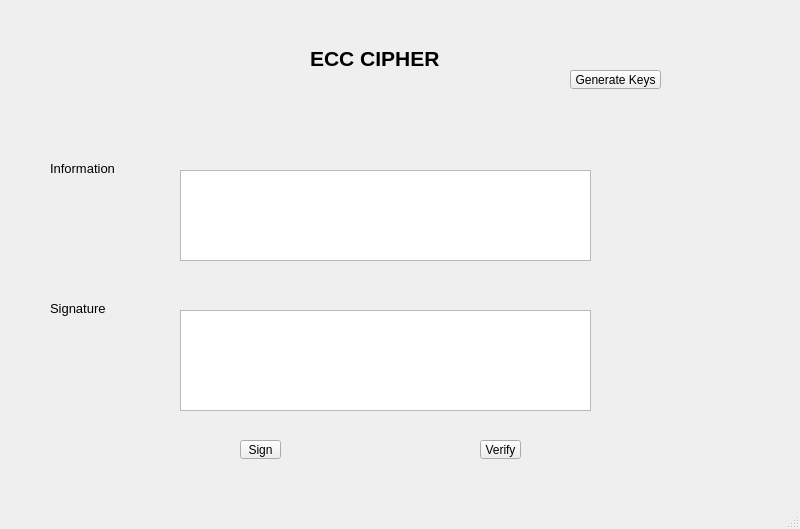
<?xml version="1.0" encoding="UTF-8"?>
<ui version="4.0">
 <class>MainWindow</class>
 <widget class="QMainWindow" name="MainWindow">
  <property name="geometry">
   <rect>
    <x>0</x>
    <y>0</y>
    <width>800</width>
    <height>529</height>
   </rect>
  </property>
  <property name="windowTitle">
   <string>MainWindow</string>
  </property>
  <widget class="QWidget" name="centralwidget">
   <widget class="QLabel" name="label">
    <property name="geometry">
     <rect>
      <x>310</x>
      <y>50</y>
      <width>171</width>
      <height>16</height>
     </rect>
    </property>
    <property name="font">
     <font>
      <pointsize>16</pointsize>
      <weight>75</weight>
      <bold>true</bold>
     </font>
    </property>
    <property name="text">
     <string>ECC CIPHER</string>
    </property>
   </widget>
   <widget class="QLabel" name="label_2">
    <property name="geometry">
     <rect>
      <x>50</x>
      <y>160</y>
      <width>71</width>
      <height>16</height>
     </rect>
    </property>
    <property name="font">
     <font>
      <pointsize>10</pointsize>
     </font>
    </property>
    <property name="text">
     <string>Information</string>
    </property>
   </widget>
   <widget class="QLabel" name="label_3">
    <property name="geometry">
     <rect>
      <x>50</x>
      <y>300</y>
      <width>71</width>
      <height>16</height>
     </rect>
    </property>
    <property name="font">
     <font>
      <pointsize>10</pointsize>
     </font>
    </property>
    <property name="text">
     <string>Signature</string>
    </property>
   </widget>
   <widget class="QPlainTextEdit" name="txt_infor">
    <property name="geometry">
     <rect>
      <x>180</x>
      <y>170</y>
      <width>411</width>
      <height>91</height>
     </rect>
    </property>
   </widget>
   <widget class="QPlainTextEdit" name="txt_signature">
    <property name="geometry">
     <rect>
      <x>180</x>
      <y>310</y>
      <width>411</width>
      <height>101</height>
     </rect>
    </property>
   </widget>
   <widget class="QToolButton" name="btn_generate">
    <property name="geometry">
     <rect>
      <x>570</x>
      <y>70</y>
      <width>91</width>
      <height>19</height>
     </rect>
    </property>
    <property name="text">
     <string>Generate Keys</string>
    </property>
   </widget>
   <widget class="QToolButton" name="btn_sign">
    <property name="geometry">
     <rect>
      <x>240</x>
      <y>440</y>
      <width>41</width>
      <height>19</height>
     </rect>
    </property>
    <property name="text">
     <string>Sign</string>
    </property>
   </widget>
   <widget class="QToolButton" name="btn_verify">
    <property name="geometry">
     <rect>
      <x>480</x>
      <y>440</y>
      <width>41</width>
      <height>19</height>
     </rect>
    </property>
    <property name="text">
     <string>Verify</string>
    </property>
   </widget>
  </widget>
  <widget class="QMenuBar" name="menubar">
   <property name="geometry">
    <rect>
     <x>0</x>
     <y>0</y>
     <width>800</width>
     <height>21</height>
    </rect>
   </property>
  </widget>
  <widget class="QStatusBar" name="statusbar"/>
 </widget>
 <resources/>
 <connections/>
</ui>
